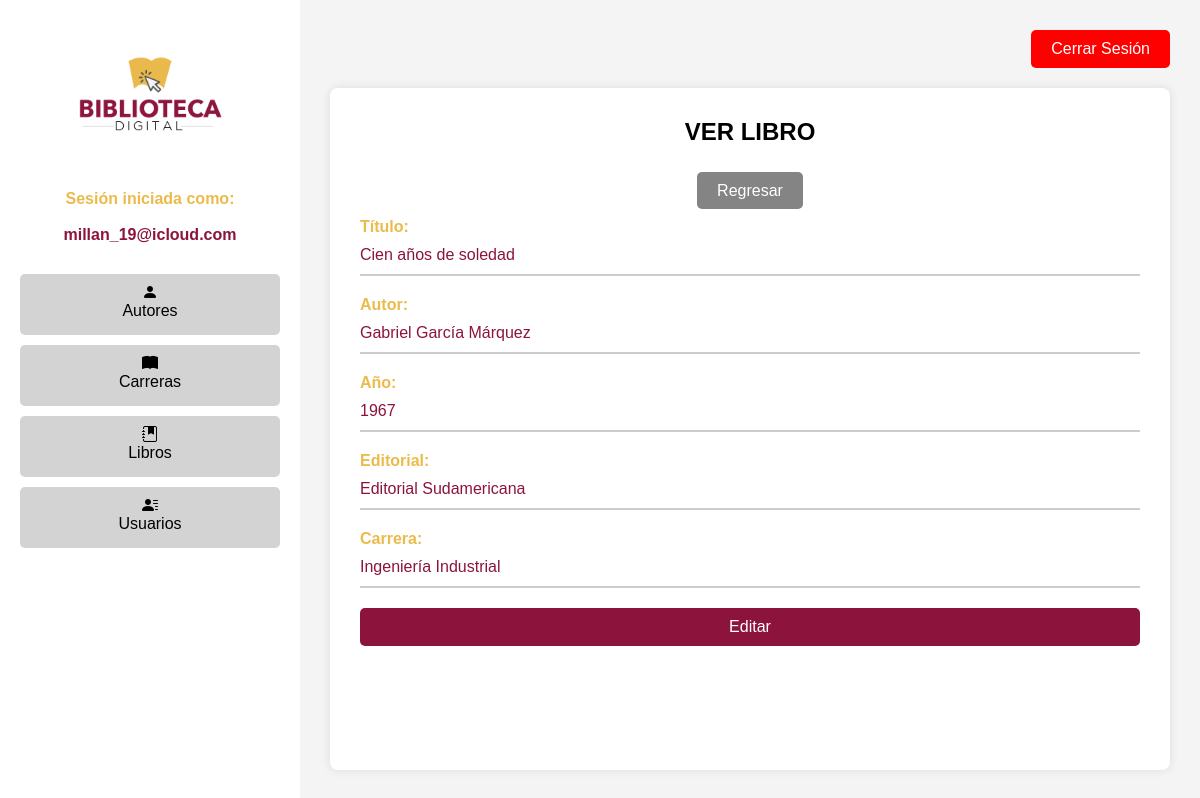
The page /Login/ver_libro.php?id=7 (signed in) on the database its author committed.
### tables this page shows
CREATE TABLE `libros` (
  `id_libro` int(5) NOT NULL,
  `titulo` varchar(200) NOT NULL,
  `autor` int(11) NOT NULL,
  `anio` int(5) NOT NULL,
  `editorial` varchar(200) NOT NULL,
  `carrera` int(11) NOT NULL
);

CREATE TABLE `autores` (
  `id_autor` int(11) NOT NULL,
  `nombre` varchar(200) NOT NULL,
  `nacionalidad` varchar(255) NOT NULL
);

CREATE TABLE `carreras` (
  `id_carrera` int(11) NOT NULL,
  `nombre_carrera` varchar(200) NOT NULL
);

### Login/ver_libro.php (the view, shortened to what this page needs)
<!DOCTYPE html>
<html lang="es">
<head>
    <link rel="stylesheet" href="styles_admin.css">
    <link rel="stylesheet" href="https://cdn.jsdelivr.net/npm/bootstrap-icons@1.7.2/font/bootstrap-icons.css">
</head>
<body>
    <div class="container">
        <?php include "menu.php"; ?>
        <section class="main-content">
            <div class="header">
                <a href="salir.php" class="btn-logout">Cerrar Sesión</a>
            </div>
            <div class="content">
                <h1>VER LIBRO</h1>
                <br><br>
                <a href="libros.php" class="btn-volver">Regresar</a>
                <br><br>
                <div class="user-info2">
                    <?php
                    require "conexion.php";
                    $id_libro = $_GET['id'];
                    $verlibro = "
                        SELECT libros.titulo, autores.nombre AS autor, libros.anio,
                               libros.editorial, carreras.nombre_carrera
                        FROM libros
                        JOIN autores ON libros.autor = autores.id_autor
                        JOIN carreras ON libros.carrera = carreras.id_carrera
                        WHERE libros.id_libro = '$id_libro'";
                    $resultado = mysqli_query($conectar, $verlibro);
                    if ($resultado && mysqli_num_rows($resultado) > 0) {
                        $fila = mysqli_fetch_assoc($resultado);
                    ?>
                        <div class="user-section">
                            <span class="label">Título:</span> <br>
                            <span class="value"><?php echo htmlspecialchars($fila["titulo"]); ?></span>
                            <hr>
                        </div>
                        <div class="user-section">
                            <span class="label">Autor:</span> <br>
                            <span class="value"><?php echo htmlspecialchars($fila["autor"]); ?></span>
                            <hr>
                        </div>
                        <div class="user-section">
                            <span class="label">Año:</span> <br>
                            <span class="value"><?php echo htmlspecialchars($fila["anio"]); ?></span>
                            <hr>
                        </div>
                        <div class="user-section">
                            <span class="label">Editorial:</span> <br>
                            <span class="value"><?php echo htmlspecialchars($fila["editorial"]); ?></span>
                            <hr>
                        </div>
                        <div class="user-section">
                            <span class="label">Carrera:</span> <br>
                            <span class="value"><?php echo htmlspecialchars($fila["nombre_carrera"]); ?></span>
                            <hr>
                        </div>
                        <a href="editar_libro.php?id=<?php echo $id_libro; ?>">
                            <button type="submit" class="btn btn-secondary">Editar</button>
                        </a>
                    <?php
                    } else {
                        echo "<p>No se encontró el libro.</p>";
                    }
                    ?>
                </div>
            </div>
        </section>
    </div>
</body>
</html>

### Login/styles_admin.css (style rules this page uses)
* { margin: 0; padding: 0; box-sizing: border-box; }
body { font-family: Arial, sans-serif; background-color: #f4f4f4; }
:root { --color1: #ebbb4c; --color2: #8c143c; }
.container { display: flex; height: 100vh; text-align: center; }
.main-content { flex: 1; display: flex; flex-direction: column; justify-content: flex-start; padding: 30px; background-color: #f4f4f4; }
.header { display: flex; justify-content: flex-end; margin-bottom: 20px; }
a { text-decoration: none; }
.btn-logout { background-color: red; color: white; border: none; padding: 10px 20px; cursor: pointer; font-size: 16px; border-radius: 5px; }
.btn-volver { background-color: #848484; color: white; border: none; padding: 10px 20px; cursor: pointer; font-size: 16px; border-radius: 5px; }
.content { background-color: white; padding: 30px; box-shadow: 0 0 10px rgba(0, 0, 0, 0.1); border-radius: 8px; flex-grow: 1; }
.btn-secondary, a.btn-secondary { background-color: var(--color2); color: white; text-decoration: none; }
.btn, a.btn-secondary { width: 100%; padding: 10px; border: none; border-radius: 5px; font-size: 16px; cursor: pointer; display: inline-block; text-align: center; box-sizing: border-box; }
.user-info2 { max-width: 100%; text-align: left; }
.user-section { margin-bottom: 20px; width: 100%; }
.label { font-weight: bold; color: var(--color1); display: inline-block; width: 100%; margin-bottom: 10px; }
.value { color: var(--color2); }
hr { border: none; border-top: 2px solid #cccccc; max-width: 100%; margin: 10px 0; }

### rows shown on the page
libros: titulo "Cien años de soledad", autor.nombre "Gabriel García Márquez", anio "1967", editorial "Editorial Sudamericana", carrera.nombre_carrera "Ingeniería Industrial"

### other values the page prints
$usuario "millan_19@icloud.com"
